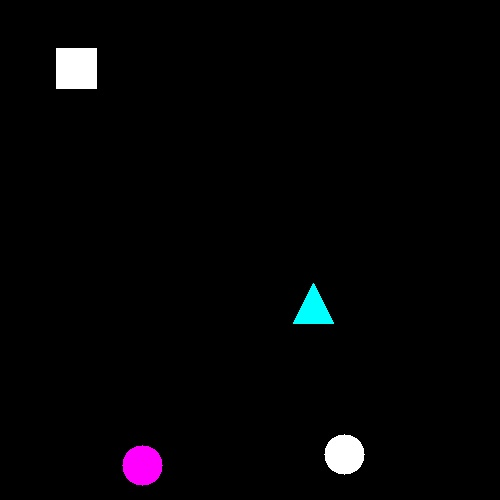
#> input picture images/shapeMultiFind/097.jpg, 500 x 500 px, found by its file name
$ python num_versh.py
#> lines starting #> are read from the running program, lines starting #| are printed output that depends on the picture; after the words box and inside, x2 and y2 are one past the last pixel; in counts of white or black regions, pixels touching at a corner belong together
import cv2
import numpy as np

image = cv2.imread('./images/shapeMultiFind/097.jpg')
#> image is the input picture: shape (500, 500, 3); mean B, G, R 5.2, 3.9, 4.3
image_gray = cv2.cvtColor(image, cv2.COLOR_BGR2GRAY)
image_bin = cv2.inRange(image_gray, 20, 255)
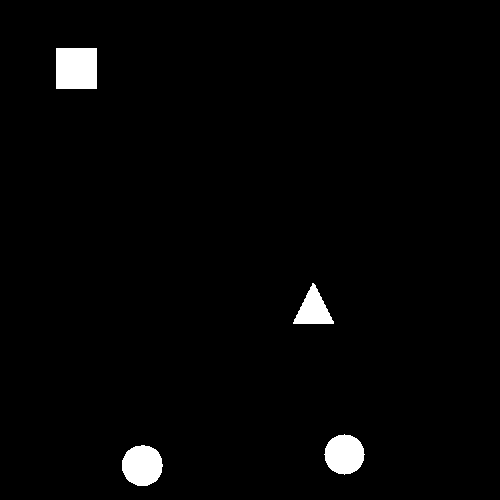
#> image_bin: shape (500, 500); 2.1% white; 4 white regions
contours, hierarchy = cv2.findContours(image_bin, cv2.RETR_EXTERNAL, cv2.CHAIN_APPROX_SIMPLE)
#> contours = 4 contours; box (x1, y1, x2, y2) and area: (56, 48, 97, 89) 1600, (122, 445, 163, 486) 1261, (324, 434, 365, 475) 1200, (293, 283, 334, 324) 840
for contour in contours:
    epsilon = 0.01 * cv2.arcLength(contour, True)
    approx = cv2.approxPolyDP(contour, epsilon, True)
    num_points = len(approx)
    print(f'количество вершин: {num_points}')
#> this loop made 4 passes
#> (epsilon, num_points) on passes 1 to 2: (1.34, 13), (1.32, 12)
#> (epsilon, approx, num_points) on passes 3 to 4: (1.37, [[312, 283], [293, 323], [333, 323], [315, 285]], 4), (1.6, [[56, 48], [56, 88], [96, 88], [96, 48]], 4)
#| количество вершин: 13
#| количество вершин: 12
#| количество вершин: 4
#| количество вершин: 4

$ run again, with images/shapeMultiFind/093.jpg copied over images/shapeMultiFind/097.jpg
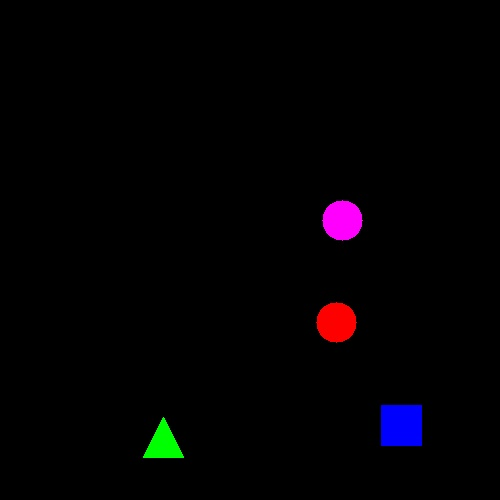
#> input picture images/shapeMultiFind/093.jpg, 500 x 500 px, found by its file name
#> image is the input picture: shape (500, 500, 3); mean B, G, R 3.1, 1, 2.6
#> `image_gray = cv2.cvtColor(image, cv2.COLOR_BGR2GRAY)`:
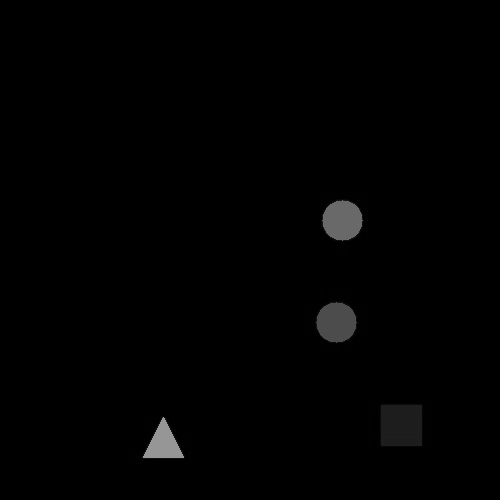
#> image_gray: shape (500, 500); min 0, max 156, mean 1.7
#> `image_bin = cv2.inRange(image_gray, 20, 255)`:
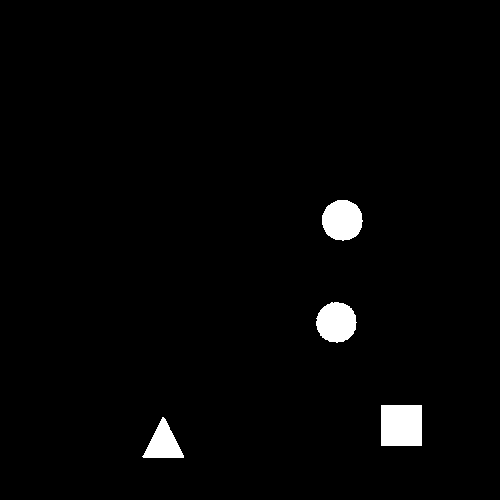
#> image_bin: shape (500, 500); 2.1% white; 4 white regions
#> contours = 4 contours; box (x1, y1, x2, y2) and area: (381, 405, 422, 446) 1600, (322, 200, 363, 241) 1256, (316, 302, 357, 343) 1229, (142, 417, 184, 458) 858
#> the loop `for contour in contours:` made 4 passes
#> (epsilon, approx, num_points) on passes 1 to 2: (1.38, [[162, 417], [142, 456], [183, 457], [165, 419]], 4), (1.6, [[381, 405], [381, 445], [421, 445], [421, 405]], 4)
#> (printed output is left out)

$ run again, with images/shapeMultiFind/099.jpg copied over images/shapeMultiFind/097.jpg
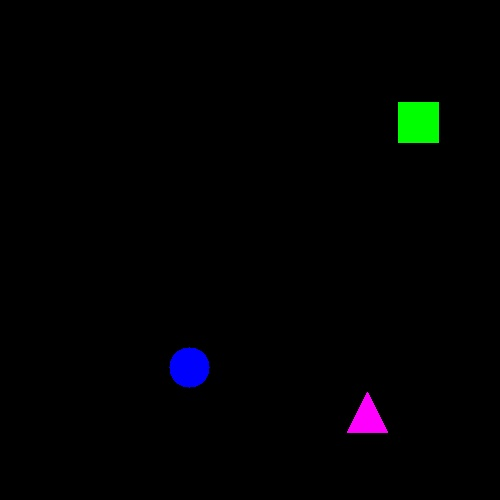
#> input picture images/shapeMultiFind/099.jpg, 500 x 500 px, found by its file name
#> image is the input picture: shape (500, 500, 3); mean B, G, R 2.2, 1.8, 1
#> `image_bin = cv2.inRange(image_gray, 20, 255)`:
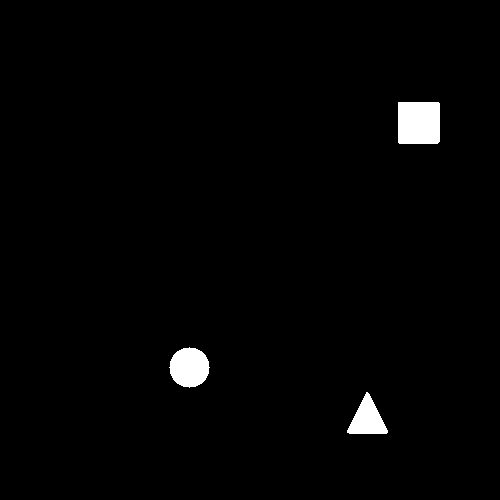
#> image_bin: shape (500, 500); 1.6% white; 3 white regions
#> contours = 3 contours; box (x1, y1, x2, y2) and area: (398, 102, 440, 144) 1678, (169, 347, 210, 388) 1200, (347, 392, 388, 434) 896
#> the loop `for contour in contours:` made 3 passes
#> (epsilon, num_points) on passes 1 to 3: (1.38, 5), (1.32, 12), (1.62, 5)
#> (printed output is left out)
